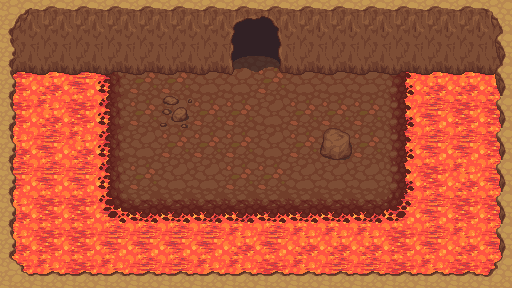

This game map was drawn from its Tiled (.tmx) file and the tilesets committed beside it. A one-line description and the full map source follow:
An orthogonal 16x9 tile map with 32x32 px tiles, 5 tile layers (Suelo, Suelo2, Paredes, Objetos, ...), 2 tilesets and 8 objects.

<map version="1.0" orientation="orthogonal" renderorder="left-down" width="16" height="9" tilewidth="32" tileheight="32" nextobjectid="11">
 <properties>
  <property name="unity:scale" value=".0347" />
 </properties>
 <tileset firstgid="1" name="terrain_atlas" tilewidth="32" tileheight="32" tilecount="1024" columns="32">
  <image source="../Imagenes/terrain_atlas.png" width="1024" height="1024" />
 </tileset>
 <tileset firstgid="1025" name="colisiones" tilewidth="32" tileheight="32" tilecount="5" columns="5">
  <image source="../Imagenes/colisiones.png" width="160" height="32" />
  <tile id="0">
   <objectgroup draworder="index">
    <object id="0" x="-0.8" y="-0.8" width="33.2" height="32" />
   </objectgroup>
  </tile>
  <tile id="1">
   <objectgroup draworder="index">
    <object id="0" x="16" y="0" width="15.2" height="31.2" />
   </objectgroup>
  </tile>
  <tile id="2">
   <objectgroup draworder="index">
    <object id="0" x="0.4" y="0" width="15.6" height="31.6" />
   </objectgroup>
  </tile>
  <tile id="3">
   <objectgroup draworder="index">
    <object id="0" x="-0.4" y="8" width="31.6" height="24" />
   </objectgroup>
  </tile>
  <tile id="4">
   <objectgroup draworder="index">
    <object id="0" x="0" y="15.6" width="31.2" height="15.6" />
   </objectgroup>
  </tile>
 </tileset>
 <layer name="Suelo" width="16" height="9">
  <data encoding="csv">
369,368,368,369,370,369,370,368,368,369,370,368,368,369,368,369,
368,368,368,370,368,369,370,933,933,369,368,368,368,370,369,369,
370,369,368,370,369,369,0,0,0,0,370,370,368,369,369,369,
370,369,370,369,368,370,0,0,0,0,370,370,369,368,370,370,
369,368,369,370,368,370,0,0,0,0,370,370,368,368,368,370,
368,368,368,369,368,370,369,370,369,369,370,368,369,370,369,368,
369,370,370,368,370,368,369,369,368,368,370,369,368,368,370,370,
369,370,370,368,368,368,368,369,368,369,369,369,370,368,369,368,
370,369,370,369,368,368,369,369,370,369,368,368,370,369,370,370
</data>
 </layer>
 <layer name="Suelo2" width="16" height="9">
  <data encoding="csv">
0,0,0,0,0,0,0,0,0,0,0,0,0,0,0,0,
0,0,0,0,0,0,0,0,0,0,0,0,0,0,0,0,
0,0,0,932,997,997,998,998,997,998,998,998,934,0,0,0,
0,0,0,932,997,998,997,997,998,997,997,997,934,0,0,0,
0,0,0,932,998,997,997,997,998,997,997,997,934,0,0,0,
0,0,0,932,997,998,998,997,997,998,998,998,934,0,0,0,
0,0,0,964,965,965,965,965,965,965,965,965,966,0,0,0,
0,0,0,0,0,0,0,0,0,0,0,0,0,0,0,0,
0,0,0,0,0,0,0,0,0,0,0,0,0,0,0,0
</data>
 </layer>
 <layer name="Paredes" width="16" height="9">
  <data encoding="csv">
42,71,71,71,71,71,71,162,163,165,165,165,165,165,165,41,
74,103,103,103,103,103,103,194,195,103,103,103,103,103,103,73,
106,130,130,130,130,130,130,226,227,130,130,130,130,130,130,105,
40,0,0,0,0,0,0,0,0,0,0,0,0,0,0,12,
40,0,0,0,0,0,0,0,0,0,0,0,0,0,0,12,
40,0,0,0,0,0,0,0,0,0,0,0,0,0,0,12,
40,0,0,0,0,0,0,0,0,0,0,0,0,0,0,12,
40,0,0,0,0,0,0,0,0,0,0,0,0,0,0,12,
10,7,7,7,7,7,7,7,7,7,7,7,7,7,7,9
</data>
 </layer>
 <layer name="Objetos" width="16" height="9">
  <properties>
   <property name="unity:sortingLayerName" value="ObjetosMundo" />
  </properties>
  <data encoding="csv">
0,0,0,0,0,0,0,0,0,0,0,0,0,0,0,0,
0,0,0,0,0,0,0,0,0,0,0,0,0,0,0,0,
0,0,0,0,0,0,0,0,0,0,0,0,0,0,0,0,
0,0,0,0,0,236,0,0,0,0,0,0,0,0,0,0,
0,0,0,0,0,0,0,0,0,0,235,0,0,0,0,0,
0,0,0,0,0,0,0,0,0,0,0,0,0,0,0,0,
0,0,0,0,0,0,0,0,0,0,0,0,0,0,0,0,
0,0,0,0,0,0,0,0,0,0,0,0,0,0,0,0,
0,0,0,0,0,0,0,0,0,0,0,0,0,0,0,0
</data>
 </layer>
 <layer name="Colisiones" width="16" height="9" opacity="0.5">
  <data encoding="csv">
0,0,0,0,0,0,0,0,0,0,0,0,0,0,0,0,
0,0,0,0,0,0,0,0,0,0,0,0,0,0,0,0,
0,0,0,0,0,0,0,0,0,0,0,0,0,0,0,0,
0,0,0,0,0,0,0,0,0,0,0,0,0,0,0,0,
0,0,0,0,0,0,0,0,0,0,0,0,0,0,0,0,
0,0,0,0,0,0,0,0,0,0,0,0,0,0,0,0,
0,0,0,0,0,0,0,0,0,0,0,0,0,0,0,0,
0,0,0,0,0,0,0,0,0,0,0,0,0,0,0,0,
0,0,0,0,0,0,0,0,0,0,0,0,0,0,0,0
</data>
 </layer>
 <objectgroup name="Colisiones2">
  <object id="6" x="110" y="59">
   <polyline points="0,0 110,0 116,-40 172,-40 176,-2 292,-2 292,133 278,151 228,155 46,155 5,150 -5,133 0,1" />
  </object>
  <object id="9" x="159.667" y="107">
   <polyline points="0,0 8.33333,-7 24,-7 30.6667,-3 31.3333,17 26.6667,20.3333 4,20.6667 -0.666667,17.6667 -0.333333,0" />
  </object>
  <object id="10" x="321" y="146.333">
   <polyline points="0,0 2.33333,-8.33333 11,-11.6667 19,-11.3333 26,-10.6667 28.3333,-9.66667 28.3333,-2.33333 30.6667,2.66667 29.3333,9.33333 18.3333,12.6667 11.3333,12.6667 4,10 -0.666667,6 -0.333333,0.333333" />
  </object>
 </objectgroup>
</map>
